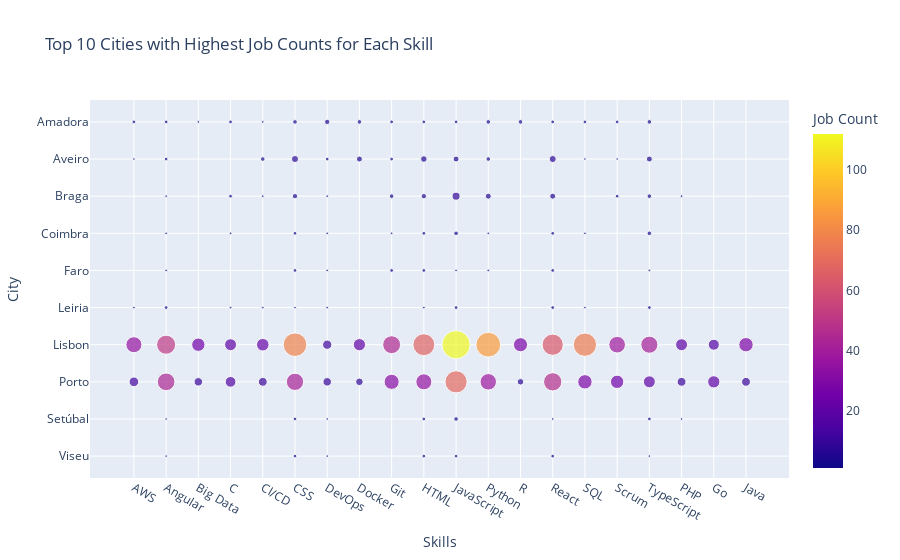

The notebook cell this image was saved under:
### Markdown cell above
## Skills by location

### Code cell
import plotly.express as px

# Filter the skills in df_expanded to include only the top skills
df_expanded = df_expanded[df_expanded['skills'].isin(top_skills_df['skill'])]

# Group the data by 'city' and 'skills' and count the number of jobs for each combination
grouped_data = df_expanded.groupby(
    ['city', 'skills']).size().reset_index(name='job_count')

# Filter out empty string cities and skills
grouped_data = grouped_data[(grouped_data['city'] != '') & (
    grouped_data['skills'] != '')]

# Get the top ten cities with the highest job counts
top_cities = grouped_data.groupby(
    'city').sum().nlargest(10, 'job_count').reset_index()

# Filter the data to include only the top ten cities
grouped_data = grouped_data[grouped_data['city'].isin(top_cities['city'])]

# Create the scatter plot
fig = px.scatter(grouped_data, x='skills', y='city', size='job_count', color='job_count',
                 hover_name='skills', hover_data=['job_count'],
                 labels={'skills': 'Skills', 'city': 'City',
                         'job_count': 'Job Count'},
                 title='Top 10 Cities with Highest Job Counts for Each Skill',
                 category_orders={'city': sorted(top_cities['city'])})

# Show the interactive scatter plot
fig.show()

### Figure 1 — Plotly figure (JSON) as saved in the notebook; plotly's stock layout.template omitted (floating-point values rounded to 4 significant figures; data arrays with more than 128 entries replaced by an {"elided": "..."} marker saying what was removed)
{"data": [{"customdata": {"elided": "130x1 int values"}, "hovertemplate": "<b>%{hovertext}</b><br><br>Skills=%{x}<br>City=%{y}<br>Job Count=%{marker.color}<extra></extra>", "hovertext": {"elided": "130 str values"}, "legendgroup": "", "marker": {"color": {"elided": "130 int values"}, "coloraxis": "coloraxis", "size": {"elided": "130 int values"}, "sizemode": "area", "sizeref": 0.28, "symbol": "circle"}, "mode": "markers", "name": "", "orientation": "v", "showlegend": false, "type": "scatter", "x": {"elided": "130 str values"}, "xaxis": "x", "y": {"elided": "130 str values"}, "yaxis": "y"}], "layout": {"coloraxis": {"colorbar": {"title": {"text": "Job Count"}}, "colorscale": [[0, "#0d0887"], [0.1111, "#46039f"], [0.2222, "#7201a8"], [0.3333, "#9c179e"], [0.4444, "#bd3786"], [0.5556, "#d8576b"], [0.6667, "#ed7953"], [0.7778, "#fb9f3a"], [0.8889, "#fdca26"], [1, "#f0f921"]]}, "legend": {"itemsizing": "constant", "tracegroupgap": 0}, "title": {"text": "Top 10 Cities with Highest Job Counts for Each Skill"}, "xaxis": {"anchor": "y", "domain": [0, 1], "title": {"text": "Skills"}}, "yaxis": {"anchor": "x", "categoryarray": ["Viseu", "Setúbal", "Porto", "Lisbon", "Leiria", "Faro", "Coimbra", "Braga", "Aveiro", "Amadora"], "categoryorder": "array", "domain": [0, 1], "title": {"text": "City"}}}}
